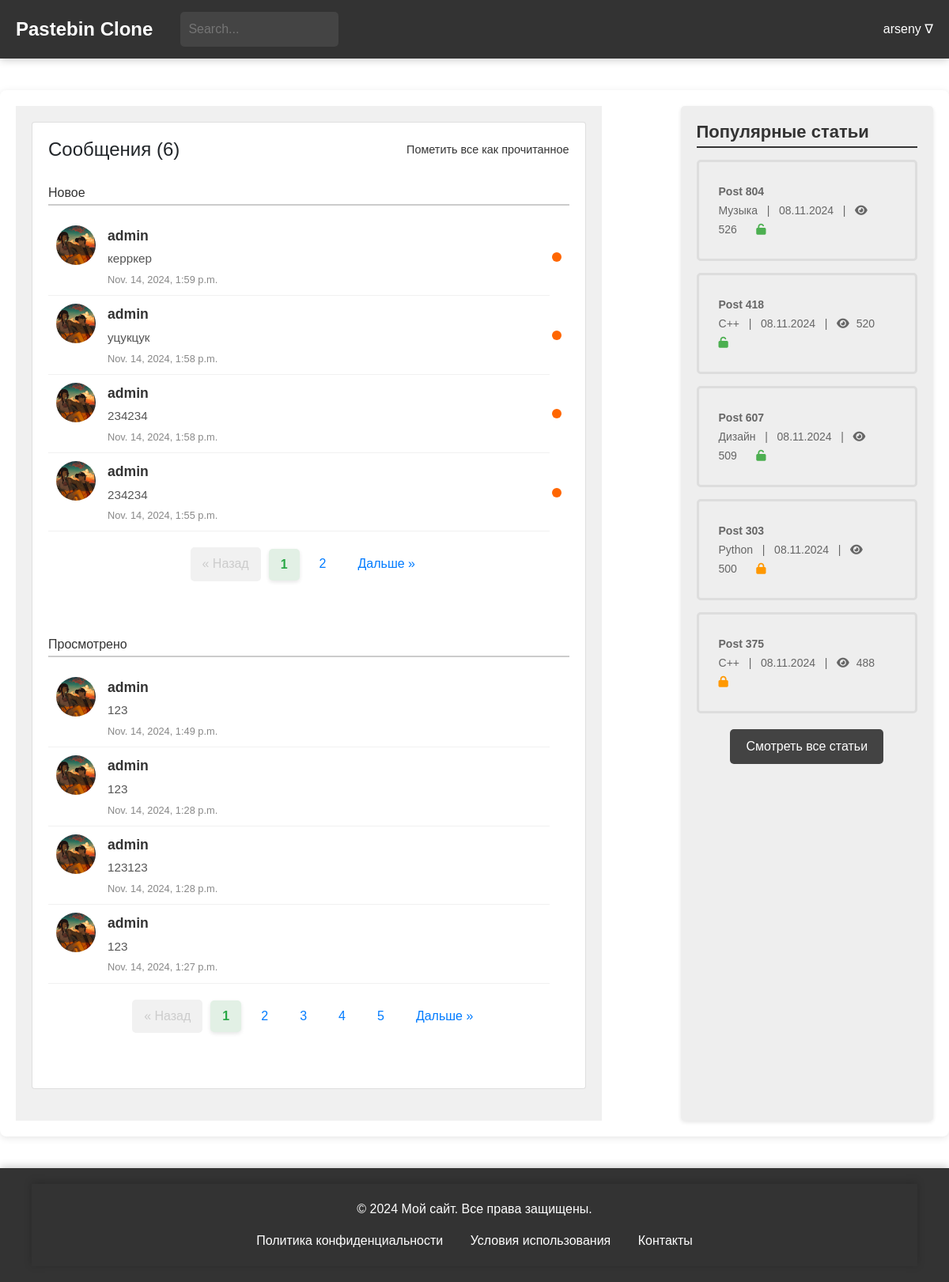
The page /general/messages/ (signed in) on the database as committed earlier.
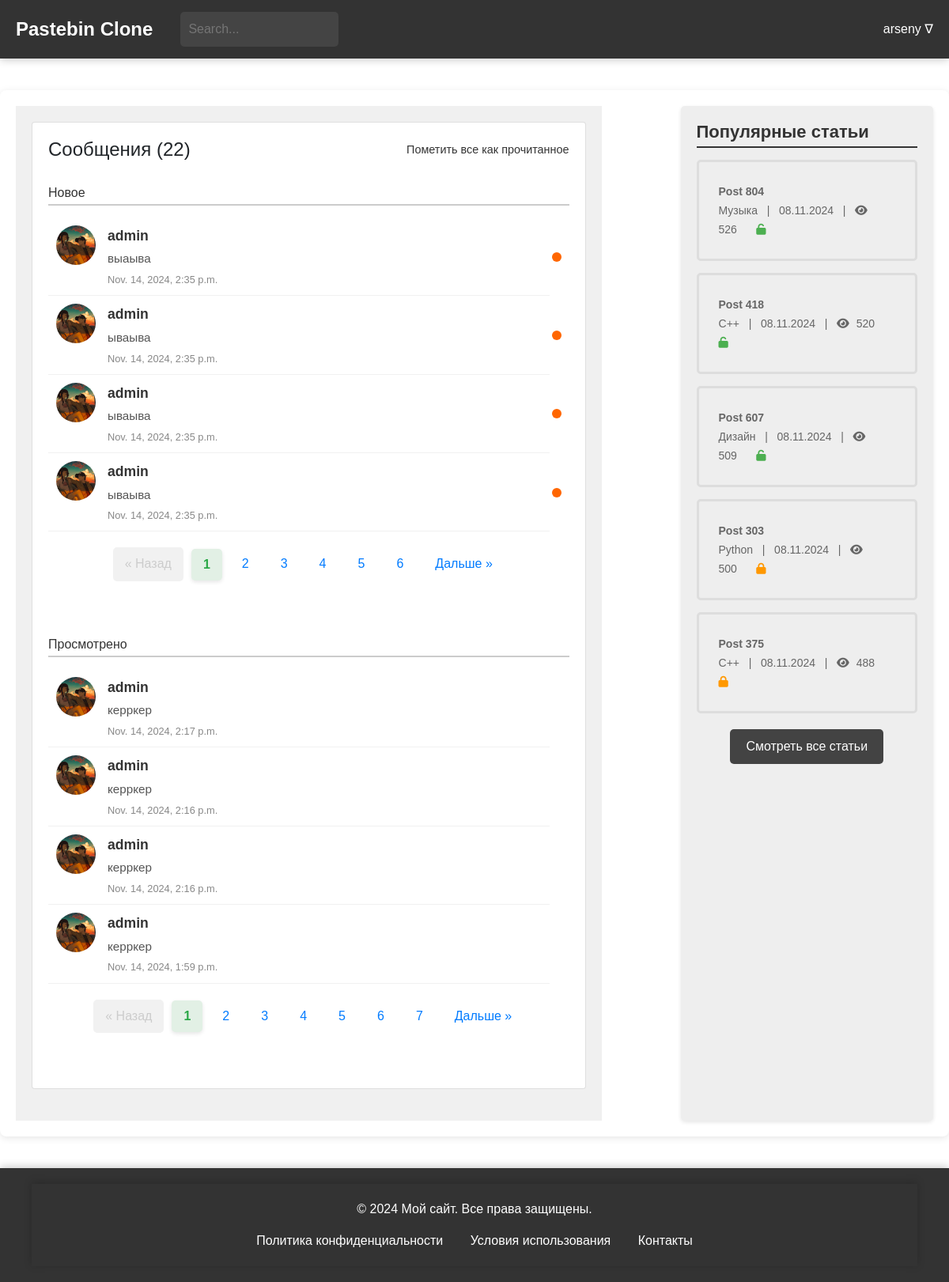
The same page on the database as committed later.
### general/models.py (models this page shows, shortened)
class Messages(models.Model):
    user = models.ForeignKey(CustomUser, on_delete=models.CASCADE, related_name='message_receiver', default=None)
    sender = models.ForeignKey(CustomUser, on_delete=models.CASCADE, related_name='message_sender', default=None)
    post = models.ForeignKey(Paste, on_delete=models.CASCADE)
    text = models.TextField()
    send_time = models.DateTimeField(auto_now_add=True)
    is_checked = models.BooleanField(default=False)
    class Meta:
        verbose_name = 'Сообщение'
        verbose_name_plural = 'Сообщения'

### users/models.py (models this page shows)
class CustomUser(AbstractUser):
    bio = models.TextField(blank=True, null=True)
    favorites = models.ManyToManyField('blog.Paste', related_name='favorited_by', blank=True)
    address = models.CharField(max_length=100, blank=True, null=True)
    avatar = models.ImageField(upload_to='avatars/', blank=True, null=True)
    groups = models.ManyToManyField(
        'auth.Group',
        related_name='customuser_set',
        blank=True
    )
    user_permissions = models.ManyToManyField(
        'auth.Permission',
        related_name='customuser_set',
        blank=True
    )
    def __str__(self):
        return self.username
    class Meta:
        verbose_name = "Пользователь"
        verbose_name_plural = "Пользователи"

### blog/models.py (models this page shows, shortened)
class Paste(models.Model):
    ACCESS_STATUS_CHOICES = [
        (0, 'Private'),
        (1, 'Public'),
        (2, 'Draft'),
    ]
    TIME_LIVE_CHOICES = [
        (None, 'Никогда'),
        (timedelta(minutes=2), 'Через 2 минуты'),
        (timedelta(hours=1), 'Через 1 час'),
        (timedelta(days=1), 'Через 1 день'),
        (timedelta(weeks=1), 'Через 1 неделю'),
    ]
    title = models.CharField(max_length=200)
    content = models.TextField()
    author = models.ForeignKey(User, on_delete=models.CASCADE)
    created_at = models.DateTimeField(auto_now_add=True)
    updated_at = models.DateTimeField(auto_now=True)
    slug = models.UUIDField(default=uuid.uuid4, editable=False, unique=True)
    tags = models.ManyToManyField(Tag, related_name='posts')
    category = models.ForeignKey(Category, on_delete=models.SET_NULL, null=True)
    access_status = models.IntegerField(choices=ACCESS_STATUS_CHOICES, default=1)
    time_live = models.DurationField(null=True, blank=True)
    password = models.CharField(max_length=100, null=True, blank=True)
    is_delete_after_read = models.BooleanField(default=False)
    views_count = models.PositiveIntegerField(default=0)
    favourite_count = models.PositiveIntegerField(default=0)
    def get_formatted_created_at(self):
        return self.created_at.strftime('%d.%m.%Y')
    class Meta:
        verbose_name = 'Паста'
        verbose_name_plural = 'Паста'

class Category(models.Model):
    name = models.CharField(max_length=30, unique=True)
    parent = models.ForeignKey(
        'self',
        on_delete=models.CASCADE,
        null=True, blank=True,
        related_name='subcategories'
    )
    def __str__(self):
        return self.name
    class Meta:
        verbose_name = 'Категория'
        verbose_name_plural = 'Категории'

### general/views.py (the view)
# urls.py: path('messages/', views.messages, name='messages'),
def messages(request):
    mess = Messages.objects.all().filter(user=request.user)
    unread_messages = mess.filter(is_checked=False)[::-1]
    read_messages = mess.filter(is_checked=True)[::-1]
    unread_paginator = Paginator(unread_messages, 4)
    unread_page_number = request.GET.get('unread_page')
    unread_page_obj = unread_paginator.get_page(unread_page_number)
    read_paginator = Paginator(read_messages, 4)
    read_page_number = request.GET.get('read_page')
    read_page_obj = read_paginator.get_page(read_page_number)
    popular_posts = Paste.objects.order_by('-views_count')[:5]
    return render(request, 'messages.html', {
        'popular_posts': popular_posts,
        'unread_messages': unread_page_obj,
        'read_messages': read_page_obj,
    })

### general/context_processors.py (called while the page is built)
def unread_counts(request):
    if request.user.is_authenticated:
        unread_messages_count = Messages.objects.filter(user=request.user, is_checked=False).count()
        unread_notifications_count = Notifications.objects.filter(user=request.user, is_checked=False).count()
    else:
        unread_messages_count = 0
        unread_notifications_count = 0
    return {
        'unread_messages_count': unread_messages_count,
        'unread_notifications_count': unread_notifications_count,
    }

### general/templates/messages.html (shortened to what the changed rows need)
{% extends 'blog/temps/base.html' %}
{% load static %}
{% block head %}
<link href="https://stackpath.bootstrapcdn.com/bootstrap/4.5.2/css/bootstrap.min.css" rel="stylesheet">
<link rel="stylesheet" href="https://cdnjs.cloudflare.com/ajax/libs/font-awesome/5.15.1/css/all.min.css">
<link rel="stylesheet" type="text/css" href="{% static 'css/user_profile.css' %}">
<link rel="stylesheet" type="text/css" href="{% static 'css/messages.css' %}">
{% endblock %}
{% block content %}
<main>
    <div class="main-container">
        <div class="left-block">
            <div class="card messages-block">
                <div class="card-body">
                    <div class="card-title-container">
                        <h4 class="card-title">Сообщения ({{ unread_messages.paginator.count }})</h4>
                        <a href="{% url 'general:mark-all-messages-read' %}" class="mark-all-read">Пометить все как
                            прочитанное</a>
                    </div>
                    <div class="messages-section">
                        <ul class="messages-list">
                            {% for message in unread_messages %}
                            <li class="message-item">
                                <a href="{% url 'general:mark-message-read' message.id %}" class="message-link">
                                    <div class="message-avatar">
                                        <img src="{% if message.sender.avatar %}{{ message.sender.avatar.url }}{% else %}https://th.bing.com/th/id/OIP.0TsJGYhWWOy_hBFOH0hX-gHaHa?rs=1&pid=ImgDetMain{% endif %}"
                                             alt="Avatar" class="avatar-img">
                                    </div>
                                    <div class="message-content">
                                        <span class="message-sender">{{ message.sender }}</span>
                                        <p class="message-text">{{ message.text }}</p>
                                        <span class="message-time">{{ message.send_time }}</span>
                                    </div>
                                    <span class="notification-badge"></span>
                                </a>
                            </li>
                            {% empty %}
                            <p class="no-messages">Нет новых сообщений.</p>
                            {% endfor %}
                        </ul>
                        {% include 'temps/messages_paginator_unread.html' %}
                    </div>
                    <div class="messages-section">
                        <ul class="messages-list">
                            {% for message in read_messages %}
                            <li class="message-item">
                                <a href="{% url 'blog:post-detail' message.post.slug %}" class="message-link">
                                    <div class="message-avatar">
                                        <img src="{% if message.sender.avatar %}{{ message.sender.avatar.url }}{% else %}https://th.bing.com/th/id/OIP.0TsJGYhWWOy_hBFOH0hX-gHaHa?rs=1&pid=ImgDetMain{% endif %}"
                                             alt="Avatar" class="avatar-img">
                                    </div>
                                    <div class="message-content">
                                        <span class="message-sender">{{ message.sender }}</span>
                                        <p class="message-text">{{ message.text }}</p>
                                        <span class="message-time">{{ message.send_time }}</span>
                                    </div>
                                </a>
                            </li>
                            {% empty %}
                            <p class="no-messages">Нет прочитанных сообщений.</p>
                            {% endfor %}
                        </ul>
                        {% include 'temps/messages_paginator_read.html' %}
                    </div>
                </div>
            </div>
        </div>
        {% include 'blog/temps/popular_posts.html' %}
    </div>
</main>
{% endblock %}

### blog/templates/blog/temps/popular_posts.html
{% load static %}
<head>
    <link rel="stylesheet" type="text/css" href="{% static 'css/popular_posts.css' %}">
    <link rel="stylesheet" href="https://cdnjs.cloudflare.com/ajax/libs/font-awesome/6.0.0-beta3/css/all.min.css">
</head>
<div class="right-block">
    <h2>Популярные статьи</h2>
    <ul>
        {% for popular_post in popular_posts %}
        <li>
            <a href="{% url 'blog:post-detail' popular_post.slug %}">
                <span class="article-title">{{popular_post.title}}</span>
                <br>
                <span class="article-meta">{{ popular_post.category }} &nbsp; | &nbsp; {{ popular_post.get_formatted_created_at }} &nbsp; |  &nbsp;
                                    <i class="fa fa-eye"></i> <span
                            class="view-count">{{popular_post.views_count}}</span></span>
                {% if popular_post.password %}
                <span><i class="fa fa-lock" aria-hidden="true" style="color: #FF9800;"></i></span>
                {% else %}
                <span><i class="fa fa-unlock" aria-hidden="true" style="color: #4CAF50;"></i></span>
                {% endif %}
            </a>
        </li>
        {% endfor %}
    </ul>
     <div class="all-posts-link">
        <a href="{% url 'blog:posts-list' %}">Смотреть все статьи</a>
    </div>
</div>

Rows that differ between the two databases and show on the page:
no longer on this page (row edited): Messages: sender.avatar (picture), sender "admin", text "уцукцук", send_time "Nov. 14, 2024, 1:58 p.m.", shown under "Новое"
no longer on this page (row edited): Messages: sender.avatar (picture), sender "admin", text "234234", send_time "Nov. 14, 2024, 1:58 p.m.", shown under "Новое"
no longer on this page (row edited): Messages: sender.avatar (picture), sender "admin", text "234234", send_time "Nov. 14, 2024, 1:55 p.m.", shown under "Новое"
no longer on this page (row unchanged): Messages: sender.avatar (picture), sender "admin", text "123", send_time "Nov. 14, 2024, 1:49 p.m.", shown under "Просмотрено"
no longer on this page (row unchanged): Messages: sender.avatar (picture), sender "admin", text "123", send_time "Nov. 14, 2024, 1:28 p.m.", shown under "Просмотрено"
no longer on this page (row unchanged): Messages: sender.avatar (picture), sender "admin", text "123123", send_time "Nov. 14, 2024, 1:28 p.m.", shown under "Просмотрено"
no longer on this page (row unchanged): Messages: sender.avatar (picture), sender "admin", text "123", send_time "Nov. 14, 2024, 1:27 p.m.", shown under "Просмотрено"
added Messages: sender.avatar (picture), sender "admin", text "выаыва", send_time "Nov. 14, 2024, 2:35 p.m.", shown under "Новое"
added Messages: sender.avatar (picture), sender "admin", text "ываыва", send_time "Nov. 14, 2024, 2:35 p.m.", shown under "Новое"
added Messages: sender.avatar (picture), sender "admin", text "ываыва", send_time "Nov. 14, 2024, 2:35 p.m.", shown under "Новое"
added Messages: sender.avatar (picture), sender "admin", text "ываыва", send_time "Nov. 14, 2024, 2:35 p.m.", shown under "Новое"
added Messages: sender.avatar (picture), sender "admin", text "керркер", send_time "Nov. 14, 2024, 2:17 p.m.", shown under "Просмотрено"
added Messages: sender.avatar (picture), sender "admin", text "керркер", send_time "Nov. 14, 2024, 2:16 p.m.", shown under "Просмотрено"
added Messages: sender.avatar (picture), sender "admin", text "керркер", send_time "Nov. 14, 2024, 2:16 p.m.", shown under "Просмотрено"
changed Messages "Nov. 14, 2024, 1:59 p.m.": moves from the list under "Новое" to the list under "Просмотрено"
Other text that changed with them:
{{ unread_messages.paginator.count }}: "6" → "22"
new list line: "3"
new list line: "4"
new list line: "5"
new list line: "6"
new list line: "7"
